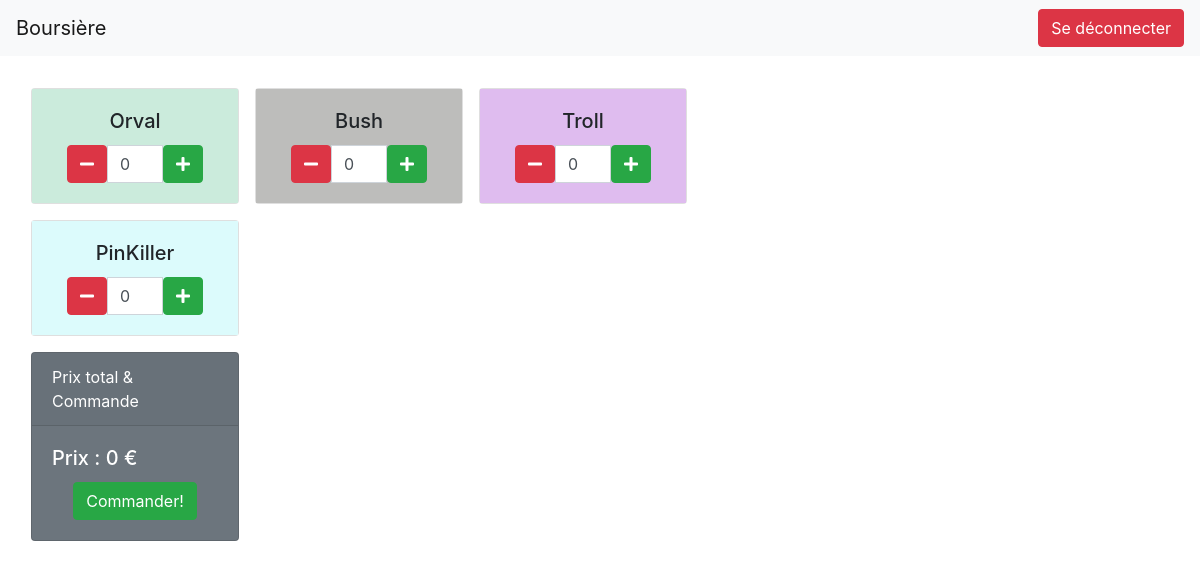
The app's page /beer_ordering/ (signed in), older data.
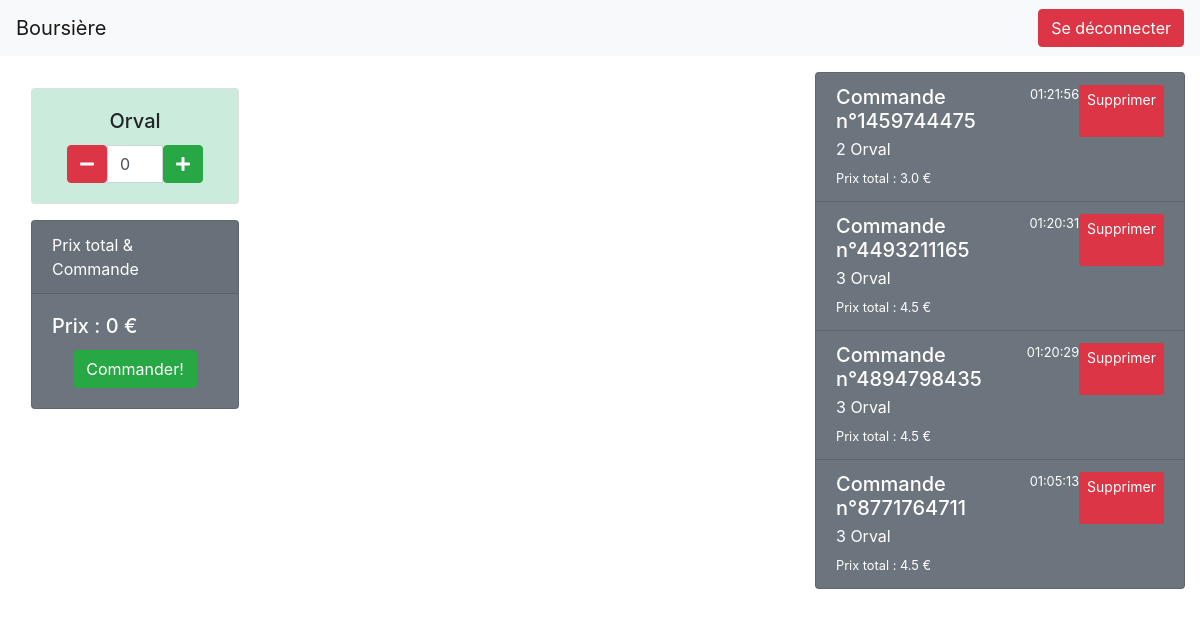
The same page, newer data.
### Beer/models.py (models this page shows, shortened)
class Beer(models.Model):
    beer_name = models.CharField(max_length=100)
    price = models.FloatField(null=False)
    buy_price = models.FloatField(null=False)
    stock = models.IntegerField(null=False)
    coef_up = models.FloatField(null=False)
    coef_down = models.FloatField(null=False)
    coef_max = models.FloatField(null=False)
    q_qarder = models.IntegerField(null=False, default=0)
    q_current_qarder = models.IntegerField(null=False, default=0)

class History(models.Model):
    id_str = models.CharField(max_length=25, null=False)
    time = models.CharField(null=False, max_length=25)
    total_price = models.FloatField(null=False, default=0)
    history_json = models.TextField()  # to save data as json
    text = models.TextField(null=False, default="")

### Beer/views.py (the view)
# urls.py: path('beer_ordering/', BeerViews.beer_ordering_view, name='beer_ordering'),
@login_required
def beer_ordering_view(request):
    return render(request, 'ordering_beer_page.html', {'beers':BeerModel.objects.all(), 'history':History.objects.all()})

### Beer/templatetags/filter_extra.py (called while the page is built)
def rcolors(value):
    letters = 'B,C,D,E,F'.split(',');
    color = '#';
    while color in color_list:
        for i in range(6):
            color += letters[math.floor(random() * len(letters))]
    color_list.append(color)
    return color;

### templates/ordering_beer_page.html
{%extends 'main_template.html' %}
{% load static %}
{%block content%}
<div class="container-fluid">
<div class="row">
  <div class="col-sm-8">
    {% include 'beer_card.html' with beers=beers%}
    <div class="card text-white bg-secondary mt-3 ml-3" style="max-width: 13rem;">
        <div class="card-header">Prix total & Commande</div>
        <div class="card-body">
            <h5 class="card-title" id="total_price">Prix : 0 €</h5>
            <div class="text-center">
        <div class="btn btn-success" onclick="make_order()">Commander!</div>
                </div>
        </div>
    </div>
</div>
      <div class="col-sm-4">
    {% include 'ordering_list.html' with history=history %}
  </div>
</div>
</div>
{%endblock%}

### templates/main_template.html (shortened to what this page needs)
<!DOCTYPE html>
<html lang="en" dir="ltr">
{% load static %}
<head>
  <link rel="stylesheet" href="{% static 'css/bootstrap.css' %}">
  <link rel="stylesheet" href="https://use.fontawesome.com/releases/v5.5.0/css/all.css">
</head>
<body>
    <nav class="navbar navbar-expand-lg navbar-light bg-light">
        <a class="navbar-brand" href="/">Boursière</a>
        {% if user.is_authenticated %}
            <div class="collapse navbar-collapse" id="navbarSupportedContent">
            <ul class="navbar-nav ml-auto">
                <li class="nav-item">
                    <a class="btn btn-danger" href="/logout/">Se déconnecter</a>
                </li>
            </ul>
        </div>
        {% endif %}
    </nav>
 {% block content %}
 {% endblock %}
</body>
</html>

### templates/beer_card.html
{% load static %}
{% load filter_extra %}
<div class="row col-sm">
{% for beer in beers %}
    <div class="card ml-3 mt-3" style="width: 13rem;">
      <div class="card-body" style='background-color: {{beer.beer_name|rcolors}};'>
           <h5 class="card-title text-center">{{ beer.beer_name }}</h5>
        <div class="input-group col-sm-12">
          <span class="input-group-btn">
              <div class="btn btn-danger" onclick="minus({{ forloop.counter }}, '{{ beer.beer_name }}')">
                  <i class="fas fa-minus"></i>
              </div>
          </span>
          <input type="text" id="input{{ forloop.counter }}" class="form-control input-number" value="0">
          <span class="input-group-btn" onclick="plus({{ forloop.counter }}, '{{ beer.beer_name }}')">
              <button type="button" class="btn btn-success">
                  <i class="fas fa-plus"></i>
              </button>
          </span>
      </div>
      </div>
    </div>
{% endfor %}
</div>

### templates/ordering_list.html
<div class="list-group" id="histo" style="position: relative; height: 94vh; width: 100%; overflow-y: scroll;">
    {% for histo in history reversed %}
    <a class="list-group-item list-group-item-action flex-column align-items-start text-white bg-secondary" id="{{ histo.id_str }}">
        <div class="d-flex w-100 justify-content-between">
            <h5 class="mb-1">Commande n°{{ histo.id_str }}</h5>
            <small>{{ histo.time }}</small>
            <div class="btn-sm btn-danger" onclick="delete_histo({{ histo.id_str }})">Supprimer</div>
        </div>
    <p class="mb-1">{{ histo.text }}</p>
    <small id="">Prix total : {{ histo.total_price }} €</small>
    </a>
    {% endfor %}
</div>

Row changes from the older to the newer data that the page shows:
removed Beer: beer_name "Bush"
removed Beer: beer_name "Troll"
removed Beer: beer_name "PinKiller"
added History: id_str "1459744475", time "01:21:56", text "2 Orval", total_price "3.0"
added History: id_str "4493211165", time "01:20:31", text "3 Orval", total_price "4.5"
added History: id_str "4894798435", time "01:20:29", text "3 Orval", total_price "4.5"
added History: id_str "8771764711", time "01:05:13", text "3 Orval", total_price "4.5"
